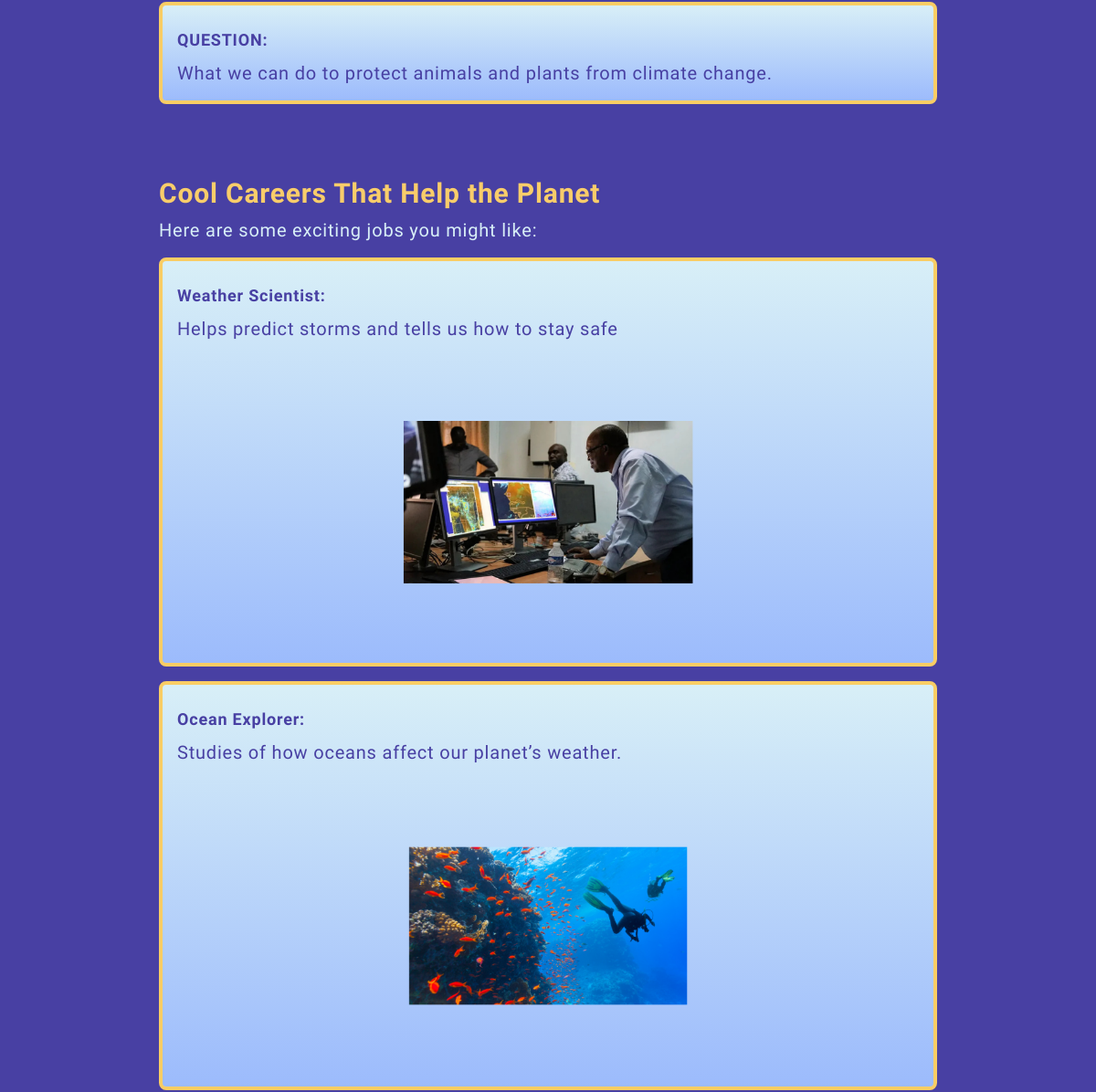
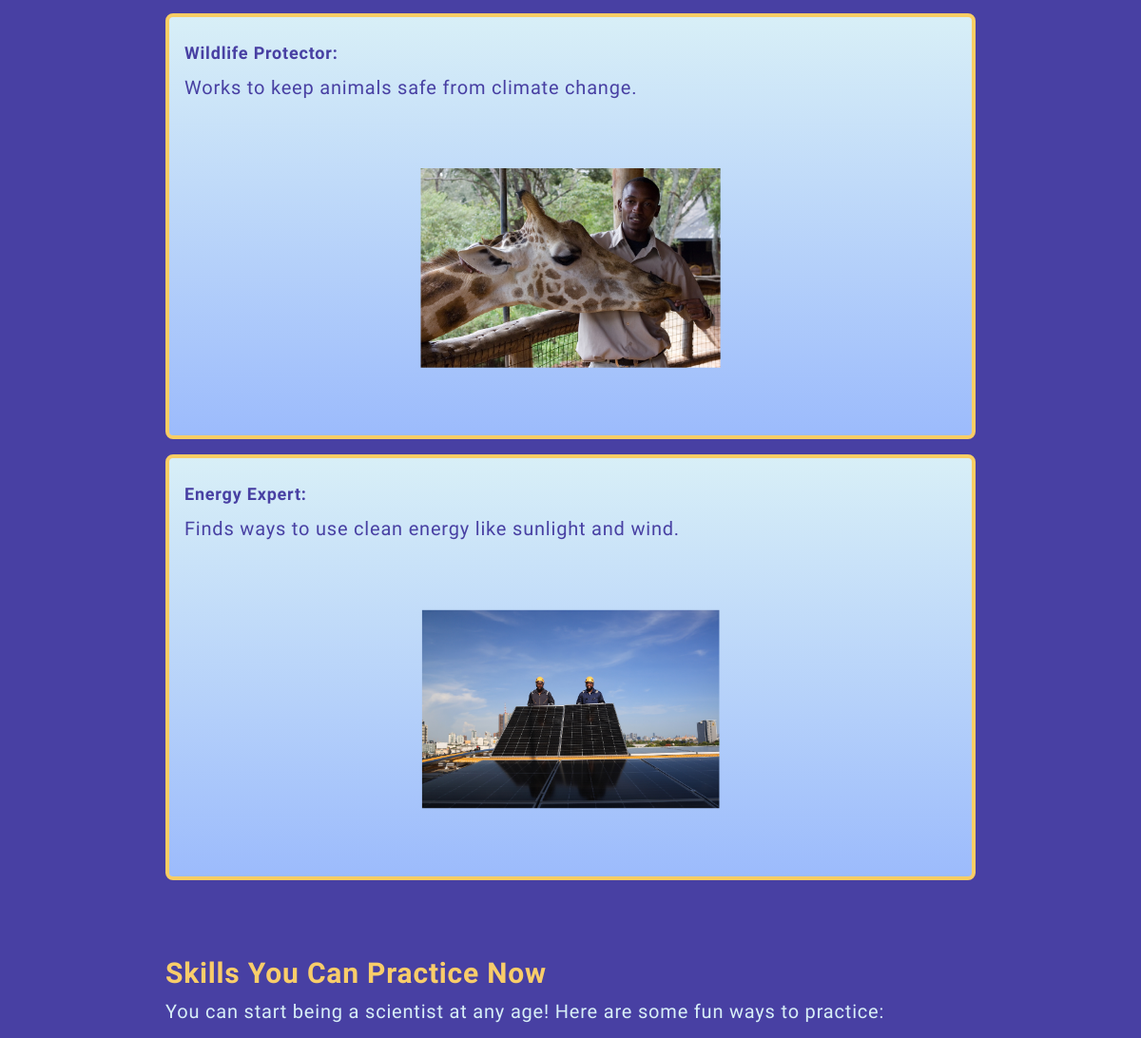
/articles/the-future-of-our-planet/subtopics/13/ (middle part), run on an earlier commit of the app's database (2 pictures, top to bottom).
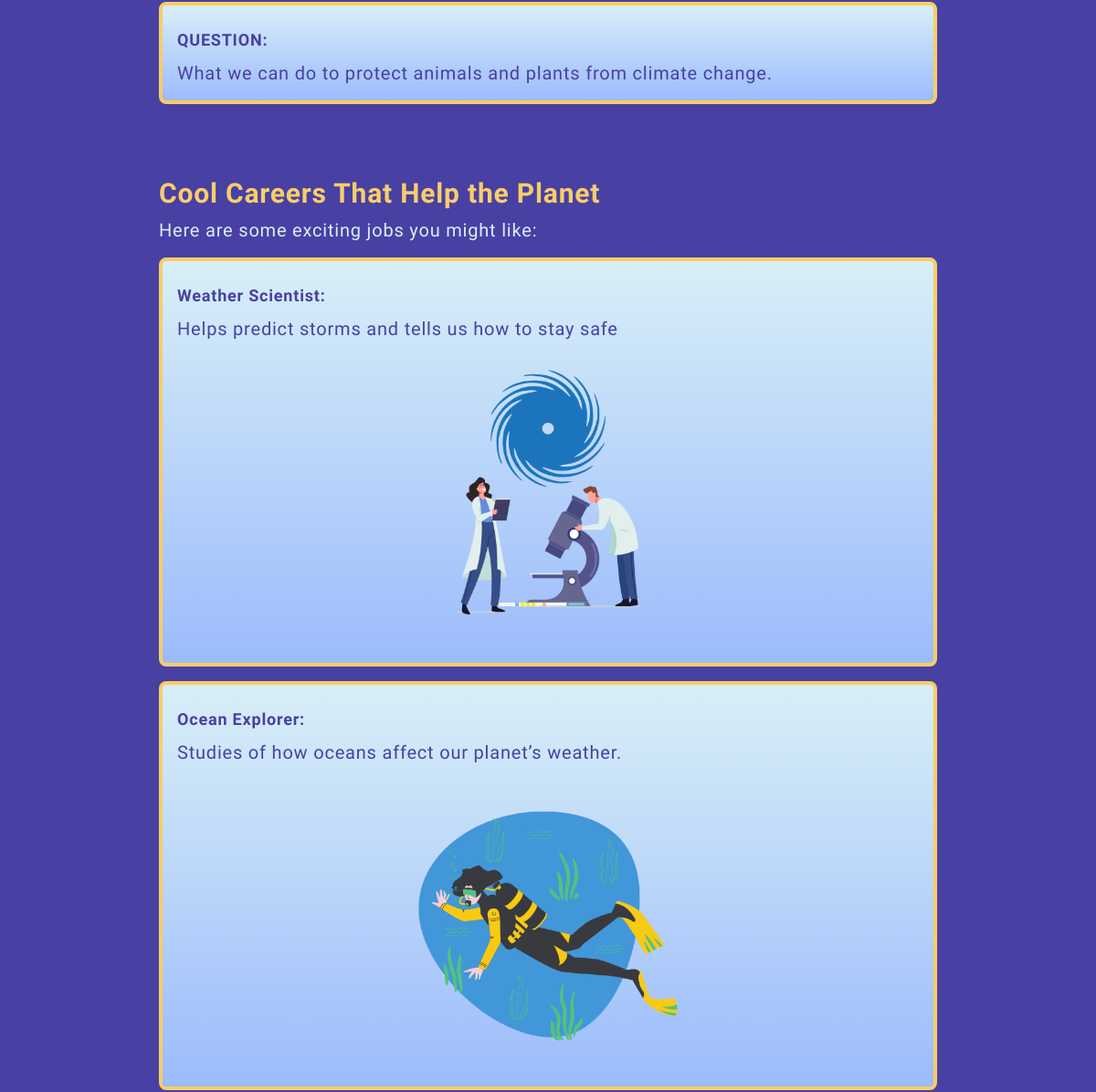
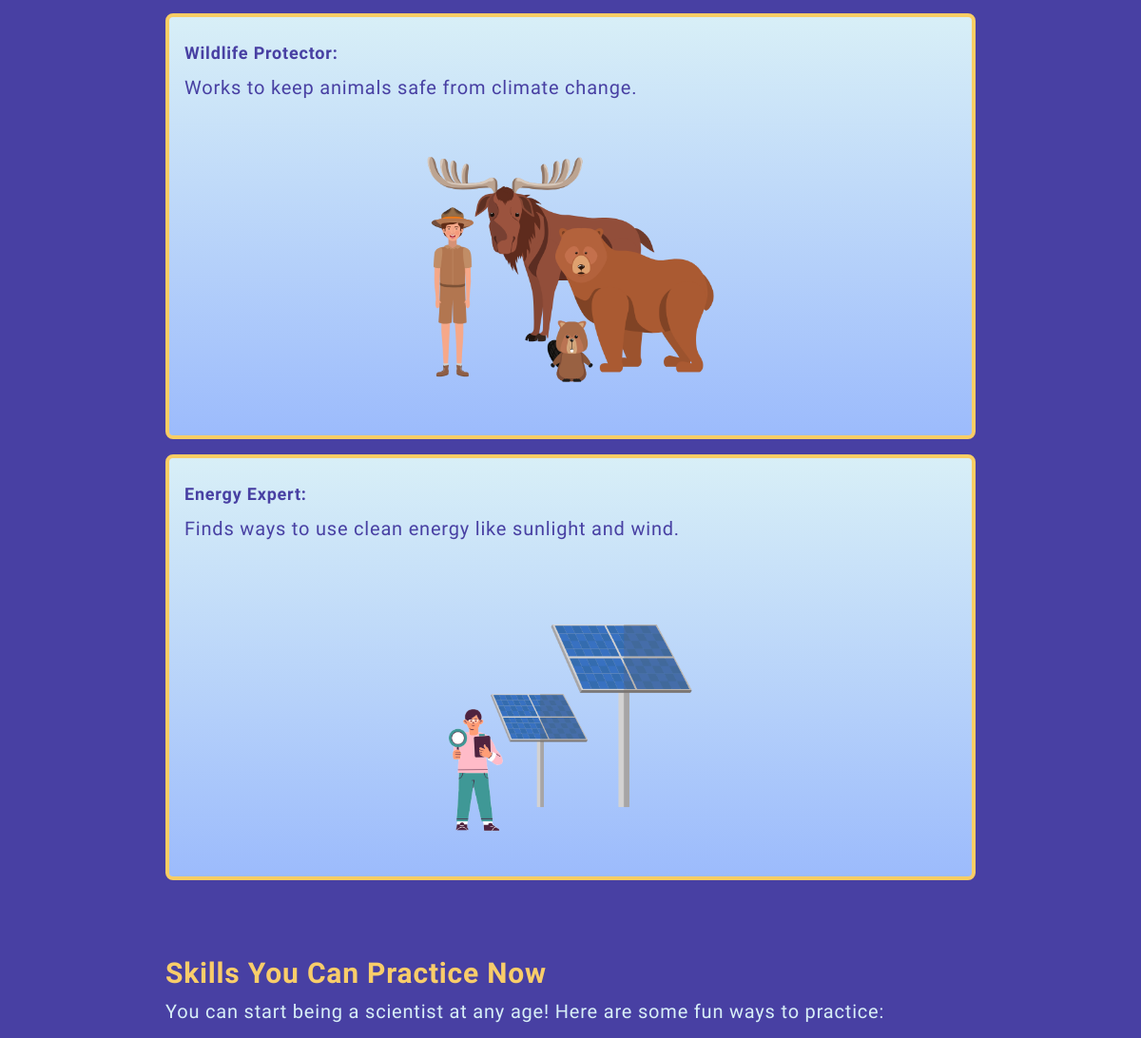
And on a later commit of the database (2 pictures, top to bottom).
### myapp/models.py (models this page shows, shortened)
class ActivityContent(models.Model):
    ACTIVITY_TYPES = [
        ('game', 'Game'),
        ('quiz', 'Quiz'),
        ('discussion', 'Discussion'),
    ]
    activity = models.ForeignKey(Activity, on_delete=models.CASCADE, related_name='contents')
    activity_type = models.CharField(max_length=50, choices=ACTIVITY_TYPES, default='game')
    title = models.CharField(max_length=255)
    content = RichTextField()
    image = models.ImageField(upload_to='activities/images/', blank=True, null=True)

class Activity(models.Model):
    subtopic = models.ForeignKey(Subtopic, on_delete=models.CASCADE, related_name='activities')
    title = models.CharField(max_length=255)
    description = models.TextField(blank=True, null=True)

### myapp/views.py (the view)
def subtopic_detail(request, article_slug, subtopic_id):
    article = get_object_or_404(Article, slug=article_slug)
    subtopic = get_object_or_404(Subtopic, id=subtopic_id, article=article)
    activities = subtopic.activities.all()
    return render(request, 'subtopic_detail.html', {
        'article': article,
        'subtopic': subtopic,
        'activities': activities
    })

### myapp/templates/subtopic_detail.html (shortened to what this page needs)
{% extends 'base.html' %} {% block content %}
<div class="flex flex-col items-center py-10 md:py-20">
  <section class="w-full h-full flex flex-col items-center justify-center">
    {% for activity in activities %}
    <div class="mt-8 p-6 w-full md:w-3/4">
      <h3 class="text-3xl font-semibold text-[#F9CD6A]">
        {{ activity.title }}
      </h3>
      <p class="text-[#D8EFF7] text-xl mt-2">{{ activity.description }}</p>
      {% for content in activity.contents.all %}
      <div
        class="content-block mt-4 p-4 rounded-lg bg-gradient-to-b from-[#D8EFF7] to-[#9CBBFC] border-4 border-[#F9CD64]"
      >
        <div class="mt-2 text-[#4840A3]">
          <div class="text-lg font-bold">{{ content.title }}</div>
          <div class="mt-2 text-xl">
            {% if content.activity_type == 'game' %}
            <div class="game-content">{{ content.content|safe }}</div>
            {% else %} {{ content.content|safe }} {% if content.image %}
            <div class="flex justify-center mt-4">
              <img
                src="{{ content.image.url }}"
                alt=""
                class="h-[15rem] w-[15rem] sm:h-[20rem] sm:w-[20rem] object-cover rounded-lg"
              />
            </div>
            {% endif %} {% endif %}
          </div>
        </div>
      </div>
      {% endfor %}
    </div>
    {% endfor %}
  </section>
</div>
{% include "footer.html" %} {% endblock %}

### myapp/templates/base.html (shortened to what this page needs)
<!DOCTYPE html>
<html lang="en">
  <head>
    {% load static %}
    <link rel="stylesheet" href="{% static 'style.css' %}" />
    <link
      href="https://cdnjs.cloudflare.com/ajax/libs/font-awesome/6.5.1/css/all.min.css"
      rel="stylesheet"
    />
  </head>
  <body class="bg-[#4840A3]">
    <div class="absolute top-0 left-0 right-0 h-full">
      {% block content %} {% endblock %}
    </div>
    <script src="https://cdn.tailwindcss.com"></script>
    {% load static %}
  </body>
</html>

### myapp/templates/footer.html (shortened to what this page needs)
{% load static %}

### myapp/static/style.css (style rules this page uses)
body { font-family: "Bubblegum Sans", sans-serif; letter-spacing: 0.05rem; line-height: 1.5; }

What changed in the data, as far as the page shows it:
changed ActivityContent "Helps predict storms and tells us how to stay safe": image: a different picture
changed ActivityContent "Studies of how oceans affect our planet’s weather.": image: a different picture
changed ActivityContent "Works to keep animals safe from climate change.": image: a different picture
changed ActivityContent "Finds ways to use clean energy like sunlight and wind.": image: a different picture
